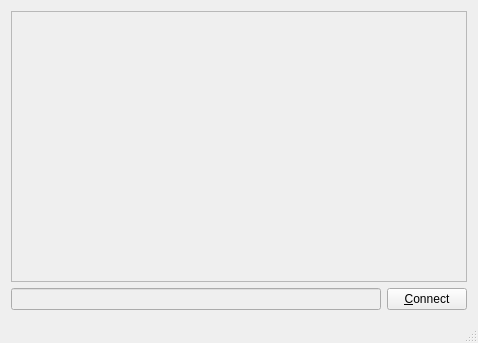
<?xml version="1.0" encoding="UTF-8"?>
<ui version="4.0">
 <class>MainWindow</class>
 <widget class="QMainWindow" name="MainWindow">
  <property name="geometry">
   <rect>
    <x>0</x>
    <y>0</y>
    <width>478</width>
    <height>343</height>
   </rect>
  </property>
  <property name="windowTitle">
   <string>MainWindow</string>
  </property>
  <widget class="QWidget" name="centralWidget">
   <layout class="QVBoxLayout" name="verticalLayout">
    <item>
     <widget class="QTextEdit" name="conversationHistory">
      <property name="enabled">
       <bool>false</bool>
      </property>
     </widget>
    </item>
    <item>
     <layout class="QHBoxLayout" name="horizontalLayout">
      <item>
       <widget class="QLineEdit" name="messageLineEdit">
        <property name="enabled">
         <bool>false</bool>
        </property>
       </widget>
      </item>
      <item>
       <widget class="QPushButton" name="connectOrSendButton">
        <property name="text">
         <string>&amp;Connect</string>
        </property>
       </widget>
      </item>
     </layout>
    </item>
   </layout>
  </widget>
  <widget class="QMenuBar" name="menuBar">
   <property name="geometry">
    <rect>
     <x>0</x>
     <y>0</y>
     <width>478</width>
     <height>22</height>
    </rect>
   </property>
  </widget>
  <widget class="QStatusBar" name="statusBar"/>
 </widget>
 <layoutdefault spacing="6" margin="11"/>
 <resources/>
 <connections/>
</ui>
